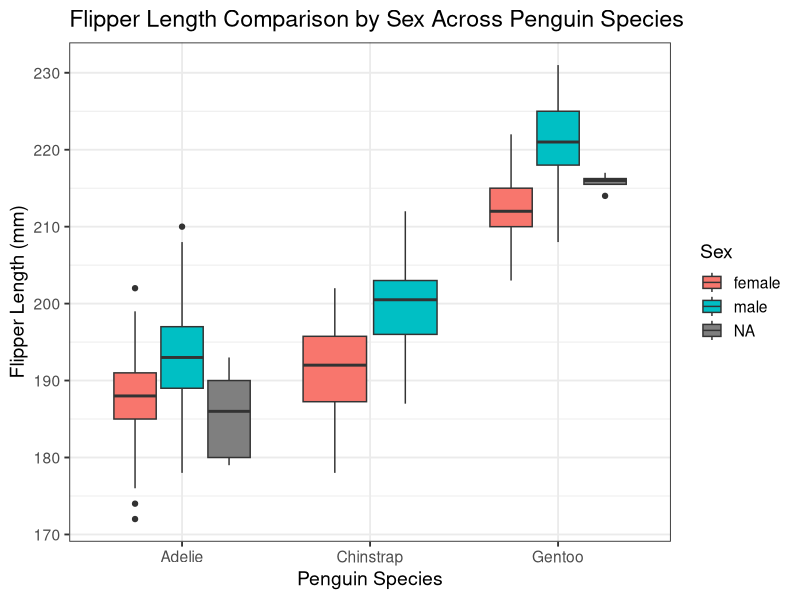
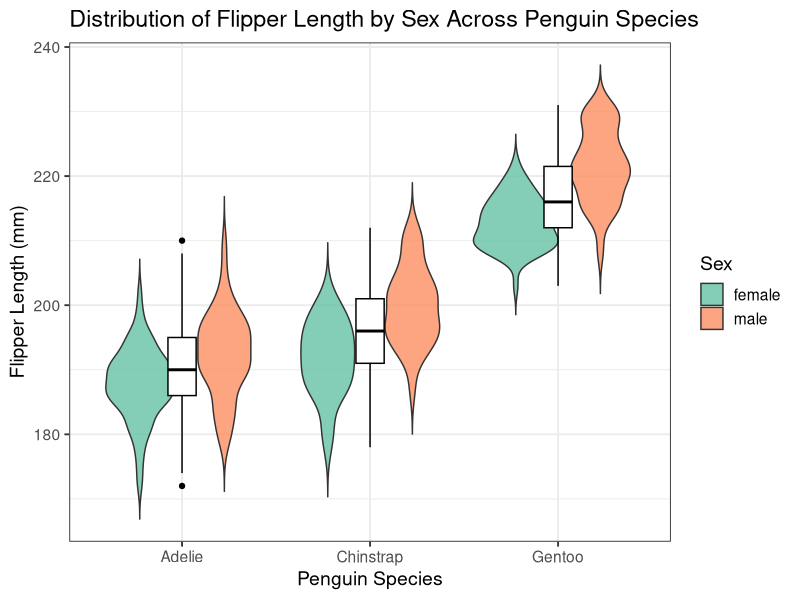
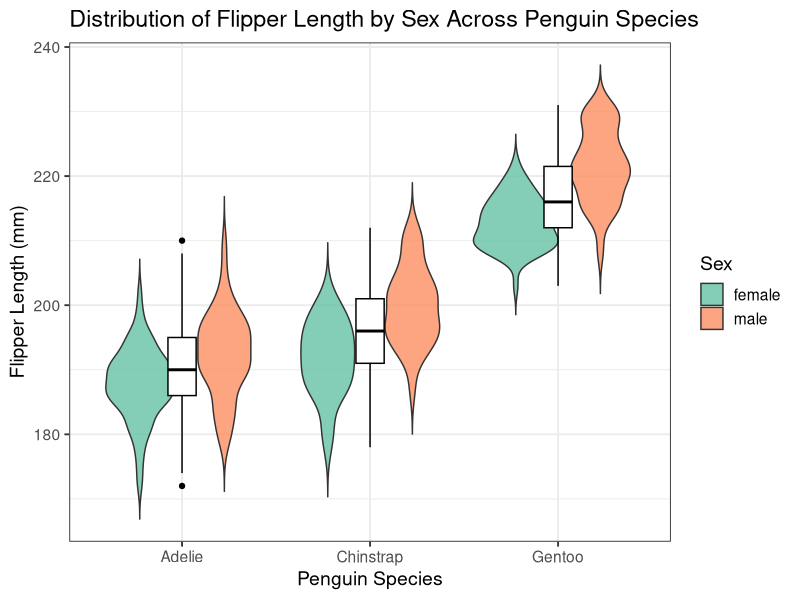

R code for these plots, in order:
#Zoo800_class_excercise
#comparing flipper length by sex and species 
#Nurul Islam
#class assignment (exercise)
#date: 
#required packages for the class excercise 

#install.packages("palmerpenguins")
library(palmerpenguins)
library(tidyverse)
summary(penguins)


# First lets create a boxplot comparing male vs female flipper length for each species of penguins
#using ggplot

flipper_plot <- ggplot(data = penguins, 
                       aes(x = species, 
                           y = flipper_length_mm, 
                           fill = sex)) +
  geom_boxplot() +
  labs(title = "Flipper Length Comparison by Sex Across Penguin Species",
       x = "Penguin Species",
       y = "Flipper Length (mm)",
       fill = "Sex") +
  theme_bw(base_size = 14)

flipper_plot

# mm I am seeing NA in both Gentoo and Adelie speices which I dont want to see. I will drop the NA 
#from the datasets
# i wanna try to violin plot, which is cool looking

library(tidyverse)
library(palmerpenguins)

# Remove penguins with unknown sex (optional, avoids gray "NA" legend)
penguins_clean <- subset(penguins, !is.na(sex))

# Create violin plot
flipper_violin <- ggplot(data = penguins_clean,
                         aes(x = species,
                             y = flipper_length_mm,
                             fill = sex)) +
  geom_violin(trim = FALSE, alpha = 0.8) +                # main violin shape
  geom_boxplot(width = 0.15, position = position_dodge(0.9),
               fill = "white", color = "black") +         # overlay boxplot for medians
  labs(title = "Distribution of Flipper Length by Sex Across Penguin Species",
       x = "Penguin Species",
       y = "Flipper Length (mm)",
       fill = "Sex") +
  theme_bw(base_size = 14) +                              # clean theme for publication
  scale_fill_brewer(palette = "Set2")                     # color palette for clarity

# Display
flipper_violin

# Save high-resolution PNG
ggsave("penguin_flipper_violin.png", flipper_violin,
       width = 7, height = 5, dpi = 300)

